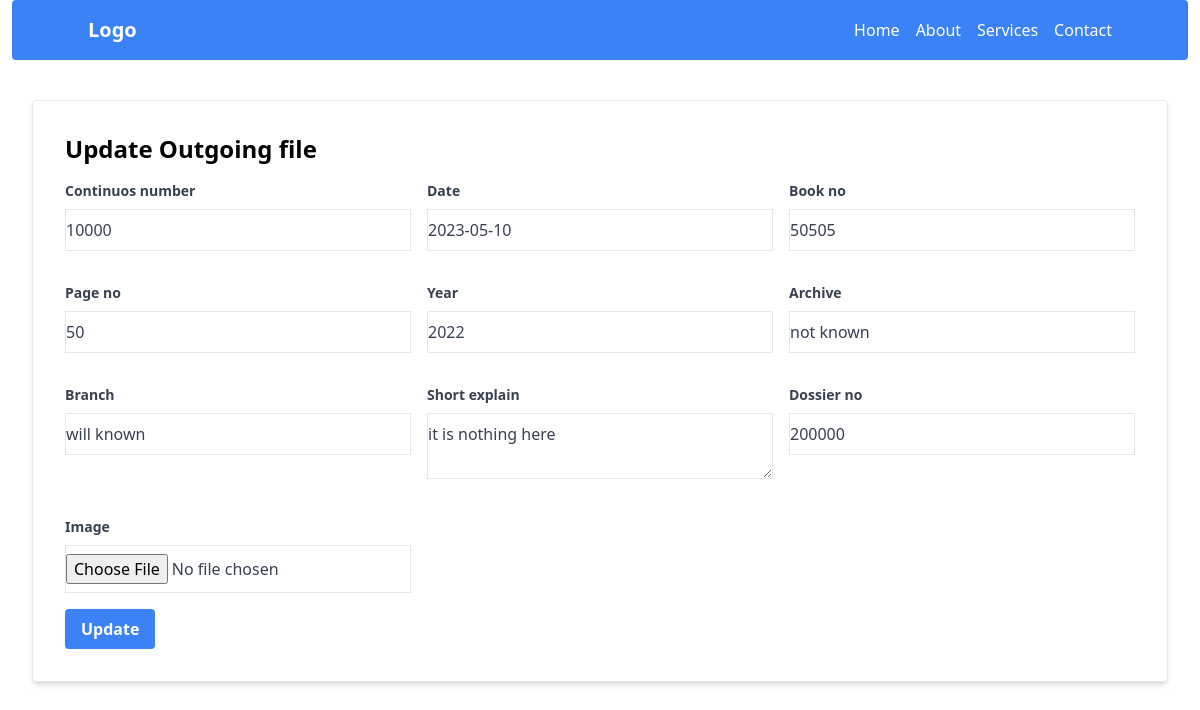
/records/updateOutgoingDoc/4, run on an earlier commit of the app's database.
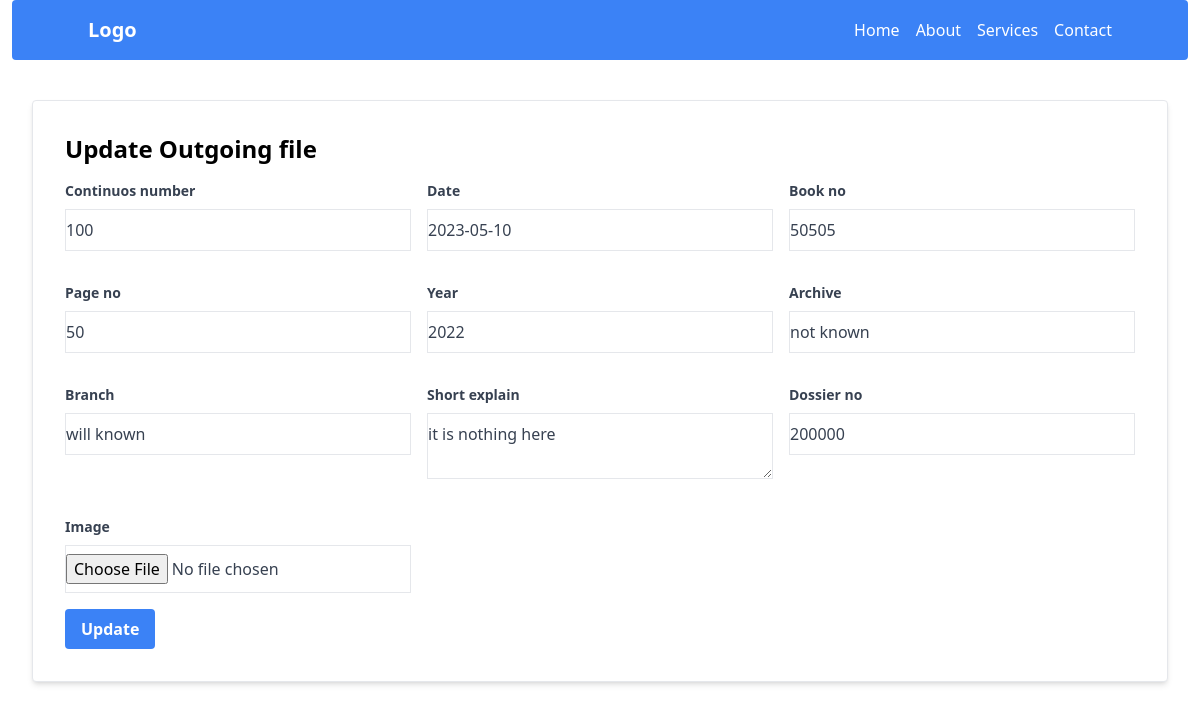
And on a later commit of the database.
### records/models.py (models this page shows, shortened)
class OutgoingDoc(models.Model):
    continuos_number = models.IntegerField(unique=True)
    date = models.DateField(null=True, blank=True)
    book_no = models.IntegerField()
    page_no = models.IntegerField()
    year    = models.CharField(max_length=20, null=True, blank=True)
    archive = models.CharField(max_length=200, null=True, blank=True)
    branch  = models.CharField(max_length=200, null=True, blank=True)
    short_explain = models.TextField()
    dossier_no = models.IntegerField()
    image = models.ImageField(upload_to="records/outgoingdocs/images", null=True, blank=True)

### records/views.py (the view)
# urls.py: path('updateOutgoingDoc/<int:pk>', views.updateOutgoingDoc, name='updateOutgoingDoc'),
def updateOutgoingDoc(request, pk):
    updateOutgoing = OutgoingDoc.objects.get(id=pk)
    updateForm = OutgoingDocForm (request.POST or None, instance=updateOutgoing)
    if updateForm.is_valid():
        updateForm.save()
        messages.success(request, 'Record Updated')
        return redirect ('records:outgoingDoc')
    return render(request, 'records/update_outgoing.html', {'updateForm':updateForm})

### records/templates/records/update_outgoing.html (shortened to what this page needs)
{% extends 'base.html' %}
{% load static %}
{% block content %}
<div class="max-w-8xl  mx-8 my-10 bg-white p-4 sm:p-8 border rounded shadow-md">
    <h1 class="text-2xl font-bold mb-4">Update Outgoing file</h1>
    <form method="POST" enctype="multipart/form-data">
        <div class="grid sm:grid-cols-1 md:grid-cols-4 lg:grid-cols-3 gap-4">
            {% for field in updateForm %}
                <div class="mb-4">
                    <label class="block text-gray-700 text-sm font-bold mb-2">{{ field.label }} </label>
                    <div>{{field}}</div>
                </div>
            {% endfor %}
        </div>
        <button type="submit" class="bg-blue-500 hover:bg-blue-700 text-white font-bold py-2 px-4 rounded">Update</button>
    </form>
</div>
{% endblock %}

What changed in the data, as far as the page shows it:
changed OutgoingDoc "not known": continuos_number "10000" → "100"
